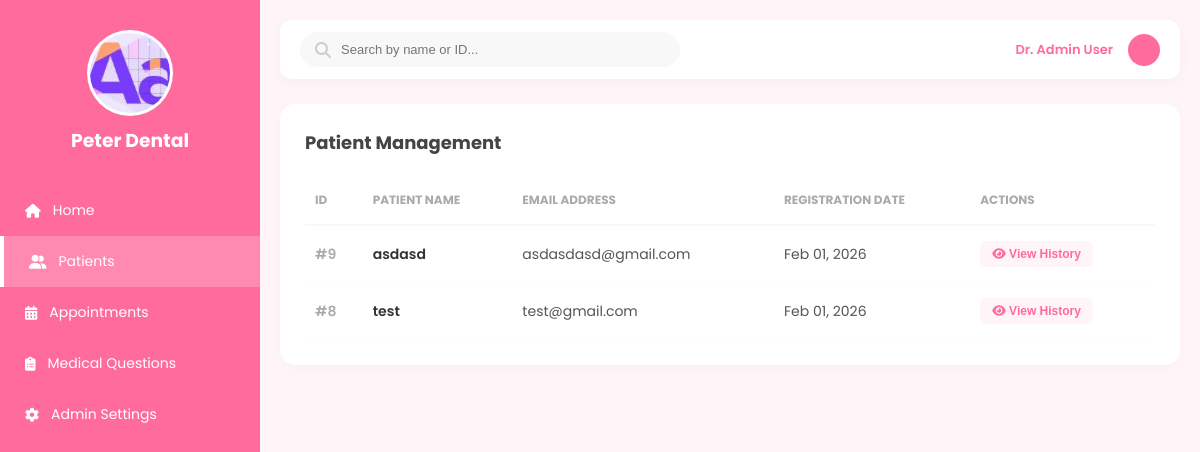
Screenshot of /dentist/dentist_patient.php (signed in) with the database file from the repository.
### tables this page shows
CREATE TABLE `users` (
  `id` int(10) UNSIGNED NOT NULL,
  `name` varchar(100) NOT NULL,
  `email` varchar(100) NOT NULL,
  `contact` varchar(20) DEFAULT NULL,
  `password` varchar(255) NOT NULL,
  `user_type` varchar(20) DEFAULT 'patient',
  `dental_history` text DEFAULT NULL,
  `last_dental_visit` date DEFAULT NULL,
  `created_at` timestamp NOT NULL DEFAULT current_timestamp(),
  `reset_token` varchar(255) DEFAULT NULL
);

### dentist/dentist_patient.php (the view, shortened to what this page needs)
<?php
include '../action/connection.php';
$admin_name = $_SESSION['user_name'];
$query = "SELECT id, name, email, created_at FROM users ORDER BY id DESC";
$result = $connect->query($query);
?>
<!DOCTYPE html>
<html lang="en">
<head>
    <link rel="stylesheet" href="https://cdnjs.cloudflare.com/ajax/libs/font-awesome/6.4.0/css/all.min.css">
</head>
<body>
    <nav class="sidebar">
        <div class="sidebar-header">
            <div class="logo-circle"><img src="../assets/brand/logo.JPG"></div>
            <h3 style="margin:0;">Peter Dental</h3>
        </div>
        <div class="nav-menu">
            <a href="dentist_dashboard.php" class="nav-item "><i class="fa-solid fa-house"></i> Home</a>
            <a href="dentist_patient.php" class="nav-item active"><i class="fa-solid fa-user-group"></i> Patients</a>
            <a href="dentist_appointments.php" class="nav-item"><i class="fa-solid fa-calendar-days"></i> Appointments</a>
            <a href="dentist_Medical_Records.php" class="nav-item"><i class="fa-solid fa-clipboard-list"></i> Medical Questions</a>
            <a href="#" class="nav-item"><i class="fa-solid fa-gear"></i> Admin Settings</a>
        </div>
    </nav>
    <div class="main-container">
        <header class="header-top">
            <div class="header-left">
                <div class="search-bar">
                    <i class="fa-solid fa-magnifying-glass" style="color:#ccc;"></i>
                    <input type="text" id="pSearch" placeholder="Search by name or ID..." onkeyup="filterTable()">
                </div>
            </div>
            <div class="header-right">
                <span class="admin-name">Dr. <?php echo htmlspecialchars($admin_name); ?></span>
                <div class="profile-icon"></div>
            </div>
        </header>
        <div class="content-card">
            <h2 style="margin: 0 0 20px; font-size: 18px; color: #444;">Patient Management</h2>
            <table id="pTable">
                <thead>
                    <tr>
                        <th>ID</th>
                        <th>Patient Name</th>
                        <th>Email Address</th>
                        <th>Registration Date</th>
                        <th>Actions</th>
                    </tr>
                </thead>
                <tbody>
                    <?php if ($result->num_rows > 0): ?>
                        <?php while($row = $result->fetch_assoc()): ?>
                        <tr>
                            <td class="patient-id">#<?php echo $row['id']; ?></td>
                            <td class="patient-name"><?php echo htmlspecialchars($row['name']); ?></td>
                            <td><?php echo htmlspecialchars($row['email']); ?></td>
                            <td><?php echo date("M d, Y", strtotime($row['created_at'])); ?></td>
                            <td>
                                <button onclick="viewPatientHistory(<?php echo $row['id']; ?>)" class="btn-action" style="border:none; cursor:pointer;">
    <i class="fa-solid fa-eye"></i> View History
</button>
                            </td>
                        </tr>
                        <?php endwhile; ?>
                    <?php else: ?>
                        <tr><td colspan="5" style="text-align:center;">No patients found.</td></tr>
                    <?php endif; ?>
                </tbody>
            </table>
        </div>
    </div>
</body>
</html>

### dentist/dentist_patient.php (style rules this page uses)
:root { --peter-pink: #ff6b9d; --sidebar-width: 260px; --bg-light: #fff5f8; --transition: all 0.3s ease; }
body { font-family: 'Poppins', sans-serif; margin: 0; background-color: var(--bg-light); display: flex; }
.sidebar { width: var(--sidebar-width); background-color: var(--peter-pink); height: 100vh; color: white; position: fixed; left: 0; top: 0; z-index: 1100; transition: var(--transition); padding-top: 30px; }
.sidebar-header { text-align: center; margin-bottom: 30px; }
.logo-circle { width: 80px; height: 80px; background: white; border-radius: 50%; margin: 0 auto 10px; overflow: hidden; border: 3px solid rgba(255,255,255,0.3); }
.logo-circle img { width: 100%; height: 100%; object-fit: cover; }
.nav-menu { list-style: none; padding: 0; }
.nav-item { padding: 15px 25px; display: flex; align-items: center; gap: 12px; color: white; text-decoration: none; font-size: 14px; transition: var(--transition); }
.nav-item:hover, .nav-item.active { background: rgba(255, 255, 255, 0.2); border-left: 4px solid white; }
.main-container { margin-left: var(--sidebar-width); flex: 1; padding: 20px; transition: var(--transition); width: 100%; }
.header-top { display: flex; justify-content: space-between; align-items: center; background: white; padding: 12px 20px; border-radius: 12px; margin-bottom: 25px; box-shadow: 0 4px 15px rgba(0,0,0,0.03); }
.header-left { display: flex; align-items: center; gap: 15px; flex: 1; }
.search-bar { background: #f8f8f8; border-radius: 20px; padding: 5px 15px; display: flex; align-items: center; width: 100%; max-width: 350px; }
.search-bar input { border: none; background: transparent; padding: 5px 10px; width: 100%; outline: none; font-size: 13px; }
.header-right { display: flex; align-items: center; gap: 15px; }
.admin-name { font-size: 13px; font-weight: 600; color: var(--peter-pink); }
.profile-icon { width: 32px; height: 32px; background: var(--peter-pink); border-radius: 50%; }
.content-card { background: white; padding: 25px; border-radius: 15px; box-shadow: 0 4px 15px rgba(0,0,0,0.02); overflow-x: auto; }
table { width: 100%; border-collapse: collapse; min-width: 600px; }
th { text-align: left; font-size: 12px; text-transform: uppercase; color: #aaa; padding: 15px 10px; border-bottom: 2px solid #f8f8f8; }
td { padding: 15px 10px; font-size: 14px; color: #555; border-bottom: 1px solid #fcfcfc; }
.patient-id { color: #aaa; font-weight: 600; }
.patient-name { color: #333; font-weight: 600; }
.btn-action { background: var(--bg-light); color: var(--peter-pink); padding: 6px 12px; border-radius: 6px; text-decoration: none; font-size: 12px; font-weight: 600; transition: 0.2s; }
:root { --peter-blue: #0081C9; }

### rows the page displays
users: id "9", name "asdasd", email "asdasdasd@gmail.com", created_at "Feb 01, 2026"
users: id "8", name "test", email "test@gmail.com", created_at "Feb 01, 2026"

### other values shown
$admin_name "Admin User"
